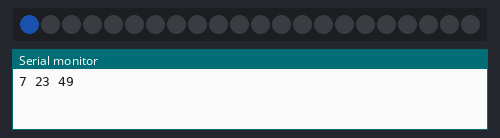
Simulated run of this sketch. Board: Arduino Uno, built with avr-gcc and run on an emulated ATmega328P. Shown: 22 RGB LEDs in strip order, left to right, the last lines printed to the serial monitor. Dim RGB values are drawn brighter than linear; random numbers use the default seed unless the sketch sets one.

Above: at 0.01 s.
At 4.99 s:
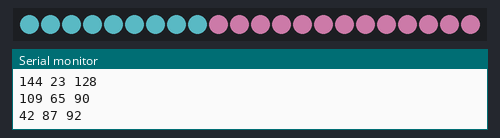
At 9.97 s:
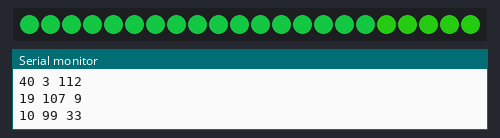
At 19.95 s:
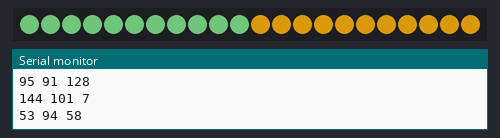
At 29.94 s:
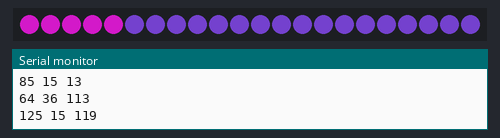
At 39.9 s:
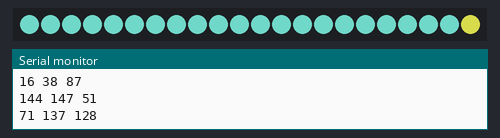

The sketch:

led_test.ino
```cpp
#include <Adafruit_NeoPixel.h>

// led pin
#define PIN 13 // 4 (R) or 13 (L)

// number of LEDS
#define NUMPIXELS      22


Adafruit_NeoPixel pixels = Adafruit_NeoPixel(NUMPIXELS, PIN, NEO_GRB + NEO_KHZ800);

int r;
int b;
int g;

int delayval = 50;
int counter = 0;

void setup() {
  pixels.begin(); // This initializes the NeoPixel library.
  Serial.begin(9600);
}

void loop() {

  r = random(0,150);
  b = random(0,150);
  g = random(0,150);

  /*
 * Colors that flicker (r,g,b)
 * 14,14,14
 * 124,141,142
 * flickering only occurs when no LiPo battery hooked up
 */


  Serial.print(r);
  Serial.print(' ');
  Serial.print(g);
  Serial.print(' ');
  Serial.println(b);

  for(int i=0;i<NUMPIXELS;i++){

    // pixels.Color takes RGB values, from 0,0,0 up to 255,255,255
    pixels.setPixelColor(i, pixels.Color(r,g,b));

    pixels.show();

    delay(delayval);

  }

  delay(20);

  counter++;
}
```
